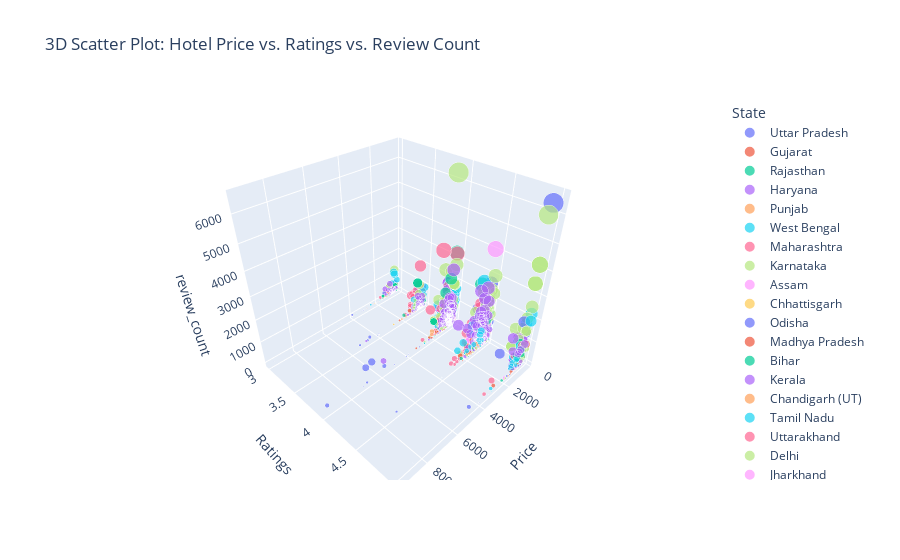

Notebook source saved alongside this figure:
### Code cell
fig1 = px.scatter_3d(df_hotels, 
                     x="Price", 
                     y="Ratings", 
                     z="review_count", 
                     color="State",
                     size="review_count",
                     hover_name="Hotel Name",
                     title="3D Scatter Plot: Hotel Price vs. Ratings vs. Review Count")
fig1.show()
